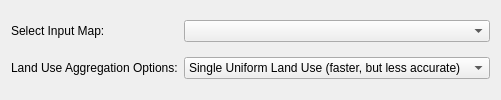
                 <widget class="QWidget" name="input_luc_widget" native="true">
                  <layout class="QGridLayout" name="gridLayout_6">
                   <item row="2" column="1">
                    <widget class="QComboBox" name="input_aggreg_combo">
                     <item>
                      <property name="text">
                       <string>Single Uniform Land Use (faster, but less accurate)</string>
                      </property>
                     </item>
                     <item>
                      <property name="text">
                       <string>Mixed Land Use (dominant dynamic class + static)</string>
                      </property>
                     </item>
                     <item>
                      <property name="text">
                       <string>Mixed Land Use (all dynamic and static classes)</string>
                      </property>
                     </item>
                    </widget>
                   </item>
                   <item row="2" column="0">
                    <widget class="QLabel" name="input_aggreg_lbl">
                     <property name="text">
                      <string>Land Use Aggregation Options:</string>
                     </property>
                    </widget>
                   </item>
                   <item row="1" column="0">
                    <widget class="QLabel" name="input_luc_lbl">
                     <property name="text">
                      <string>Select Input Map:</string>
                     </property>
                    </widget>
                   </item>
                   <item row="1" column="1">
                    <widget class="QComboBox" name="input_luc_combo"/>
                   </item>
                  </layout>
                 </widget>
